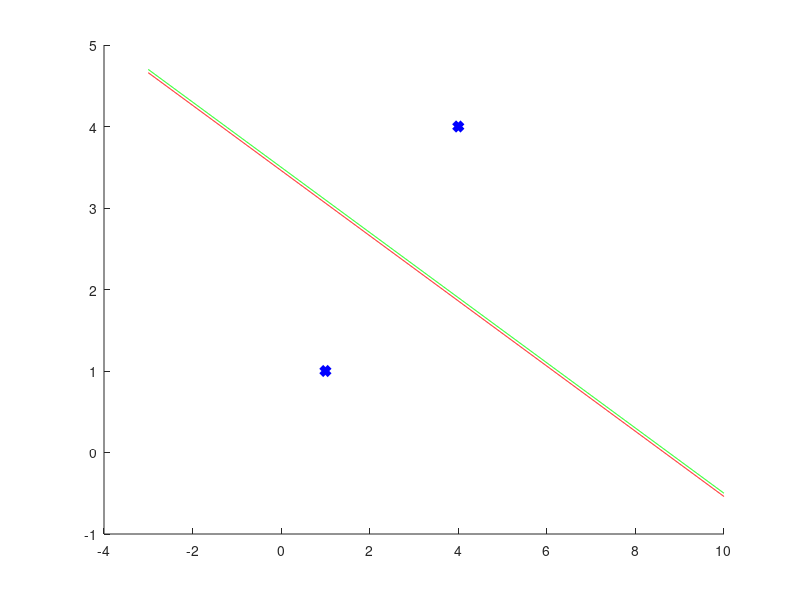

The MATLAB script that drew this image:
means = [1 1;4 4];

xVals = -3:1/100:10;
yVals = (-12.*xVals + 105)/30;

%{
figure
hold on;
plot(xVals,yVals,'r-');
plot(means(:,1),means(:,2),'bx','LineWidth',4);
hold off;
%}

%figures out the numbers for part 2
logPc_1 = 0.8;
logPc_2 = 0.2;
v = -2*(logPc_2 - logPc_1);
mu1 = [1;1];
mu2 = [4;4];
covMat = [1 1;1 4];
uVal = v - transpose(mu2)*covMat*mu2 + transpose(mu1)*covMat*mu1;
mu0 = mu1-mu2;
m1 = transpose(mu0)*covMat;
m2 = covMat*mu0;
wVector = m1 + transpose(m2);
w0vector = -1*uVal;

xVals2 = -3:1/100:10;
yVals2 = -(wVector(1).*xVals + w0vector)/wVector(2);

figure;
hold on;
plot(xVals2,yVals2,'r-');
plot(xVals,yVals,'g-');
plot(means(:,1),means(:,2),'bx','LineWidth',4);
hold off;